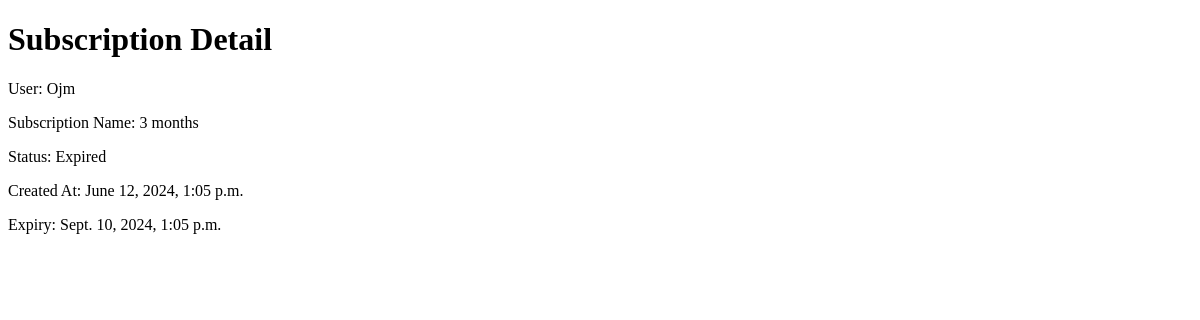
The page /pay/subscription/detail/ (signed in) on the database as committed earlier.
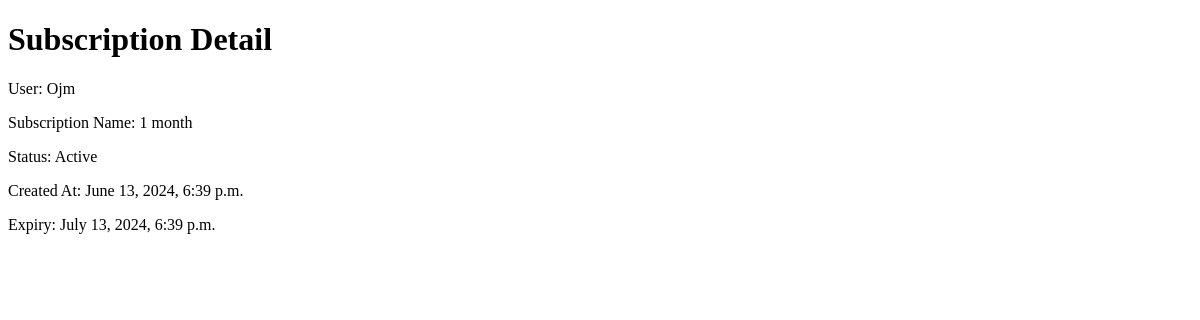
The same page on the database as committed later.
### payment/models.py (models this page shows, shortened)
class Subscription(models.Model):
    STATUS_CHOICES = [
        ('Inactive', 'Inactive'),
        ('Active', 'Active'),
        ('Expired', 'Expired'),
    ]
    DURATION_CHOICES = [
        ("1 month", "1 month"),
        ("2 months", "2 months"),
        ("3 months", "3 months"),
    ]
    name = models.CharField(max_length=20, choices=DURATION_CHOICES)
    user = models.ForeignKey(User, on_delete=models.CASCADE)
    created_at = models.DateTimeField(default=timezone.now)
    expiry = models.DateTimeField()
    status = models.CharField(max_length=20, choices=STATUS_CHOICES, default='inactive')

### userauth/models.py (models this page shows)
class User(AbstractUser):
    email = models.EmailField(unique=True)
    first_name = models.CharField(max_length=150, blank=True)
    last_name = models.CharField(max_length=150, blank=True)
    phone_number = models.CharField(max_length=25, blank=True)
    whatsapp_number = models.CharField(max_length=25, blank=True)
    USERNAME_FIELD = 'email'
    REQUIRED_FIELDS = ['username']
    def __str__(self):
        return self.username

### payment/views.py (the view)
# urls.py: path('subscription/detail/', views.subscription_detail, name='subscription_detail'),
@login_required
def subscription_detail(request):
    user = request.user
    subscription = Subscription.objects.filter(user=user).first()
    context = {'subscription': subscription}
    return render(request, 'subscription_detail.html', context)

### templates/subscription_detail.html (shortened to what this page needs)
<!DOCTYPE html>
<html lang="en">
<head>
</head>
<body>
    <h1>Subscription Detail</h1>
    {% if subscription %}
        <p>User: {{ subscription.user }}</p>
        <p>Subscription Name: {{ subscription.name }}</p>
        <p>Status: {{ subscription.status }}</p>
        <p>Created At: {{ subscription.created_at }}</p>
        <p>Expiry: {{ subscription.expiry }}</p>
    {% else %}
        <p>No subscription found for this user.</p>
    {% endif %}
</body>
</html>

Rows that differ between the two databases and show on the page:
changed Subscription "Ojm": name "3 months" → "1 month"; status "Expired" → "Active"; created_at "June 12, 2024, 1:05 p.m." → "June 13, 2024, 6:39 p.m."; expiry "Sept. 10, 2024, 1:05 p.m." → "July 13, 2024, 6:39 p.m."
